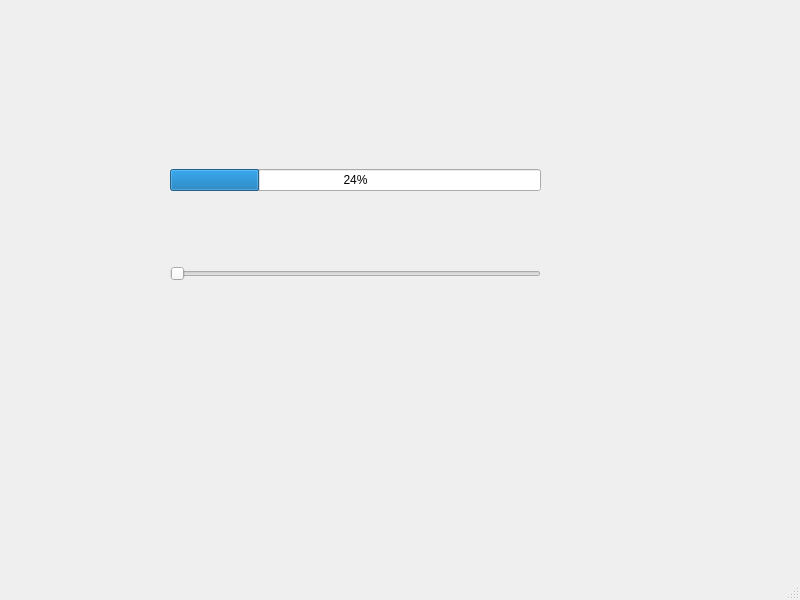
<?xml version="1.0" encoding="UTF-8"?>
<ui version="4.0">
 <class>MainWindow</class>
 <widget class="QMainWindow" name="MainWindow">
  <property name="geometry">
   <rect>
    <x>0</x>
    <y>0</y>
    <width>800</width>
    <height>600</height>
   </rect>
  </property>
  <property name="windowTitle">
   <string>MainWindow</string>
  </property>
  <widget class="QWidget" name="centralwidget">
   <widget class="QWidget" name="">
    <property name="geometry">
     <rect>
      <x>170</x>
      <y>100</y>
      <width>371</width>
      <height>251</height>
     </rect>
    </property>
    <layout class="QVBoxLayout" name="verticalLayout">
     <item>
      <widget class="QProgressBar" name="progressBar">
       <property name="value">
        <number>24</number>
       </property>
      </widget>
     </item>
     <item>
      <widget class="QSlider" name="horizontalSlider">
       <property name="orientation">
        <enum>Qt::Horizontal</enum>
       </property>
      </widget>
     </item>
    </layout>
   </widget>
  </widget>
  <widget class="QMenuBar" name="menubar">
   <property name="geometry">
    <rect>
     <x>0</x>
     <y>0</y>
     <width>800</width>
     <height>22</height>
    </rect>
   </property>
  </widget>
  <widget class="QStatusBar" name="statusbar"/>
 </widget>
 <resources/>
 <connections/>
</ui>
